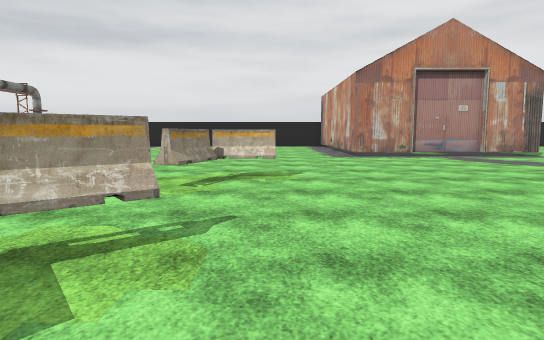
[1] (above)

21 first-person views from a walk through a Unity game level. The camera is 1.5 m above the floor, tilts 6° down and sees 75° across. The floor is counted in squares, 2 m on a side. Each view is taken from the middle of a square. On the plan, view 1 faces up. The plan holds only what a view shows up to about 11 squares ahead; the rest is blank. The place goes on beyond the plan. Door leaves are left out, so doorways stand open. Some surface patterns are stand-ins.

[2]
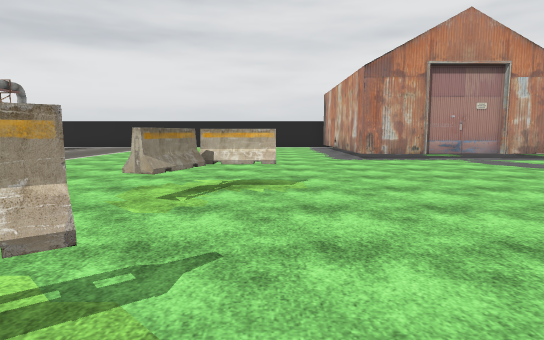

[3]
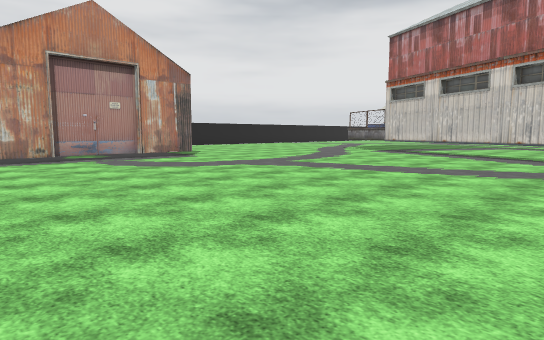

[4]
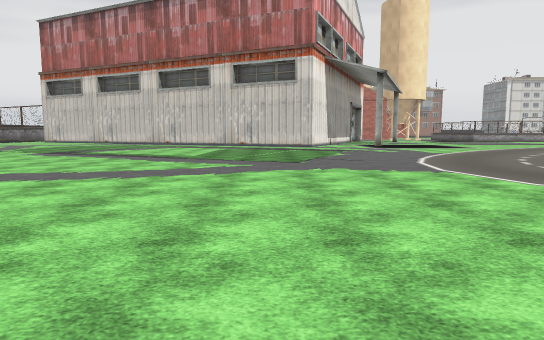

[5]
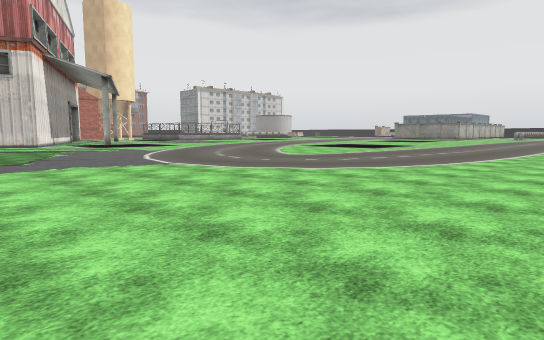

[6]
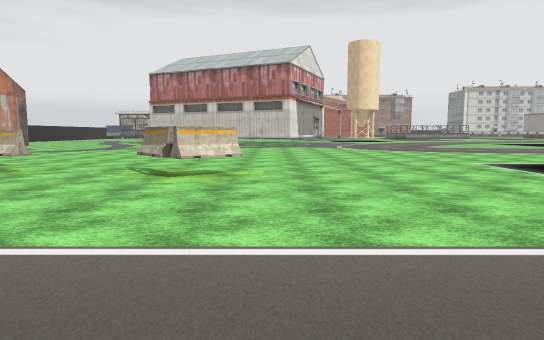

[7]
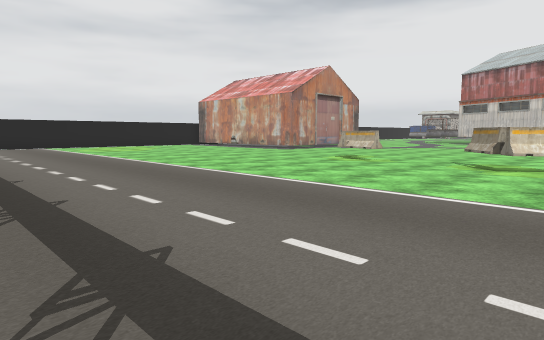

[8]
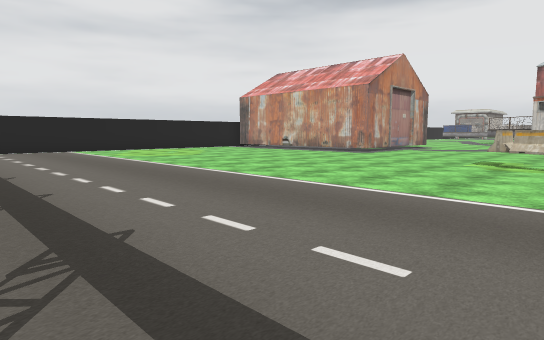

[9]
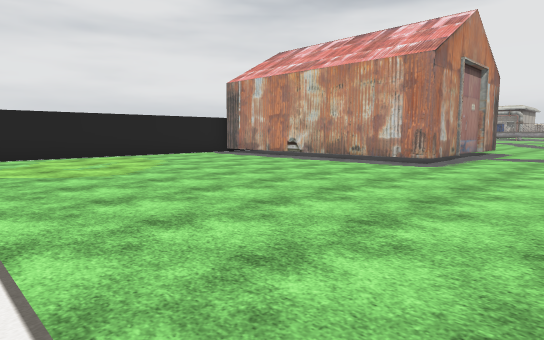

[10]
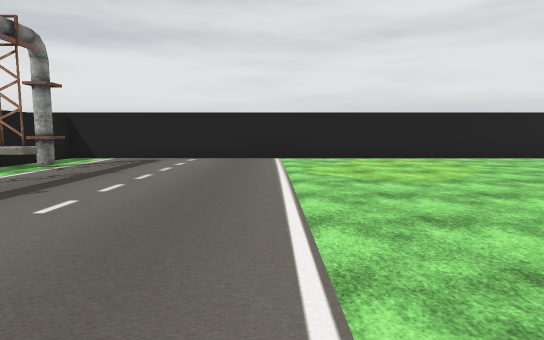

[11]
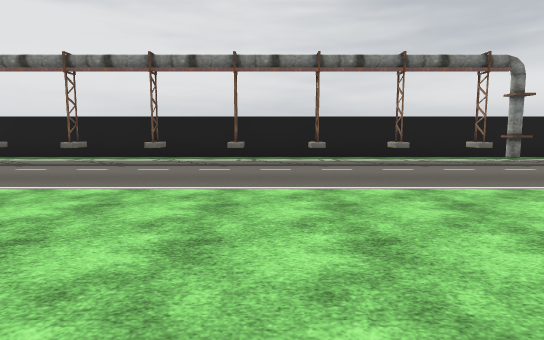

[12]
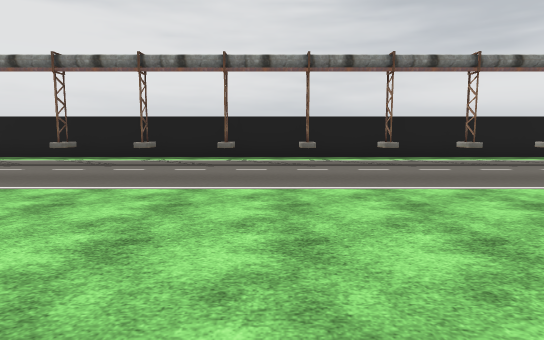

[13]
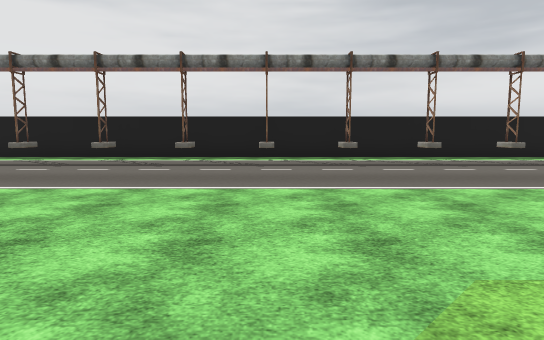

[14]
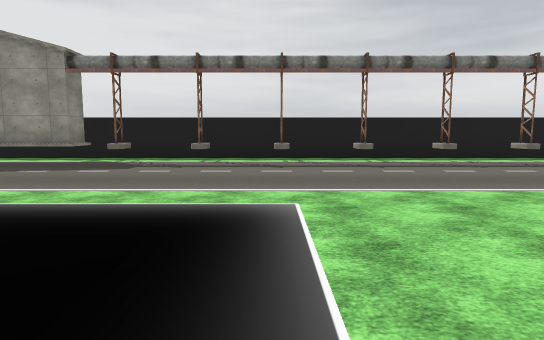

[15]
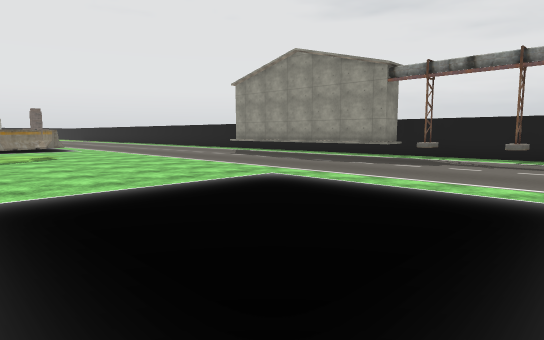

[16]
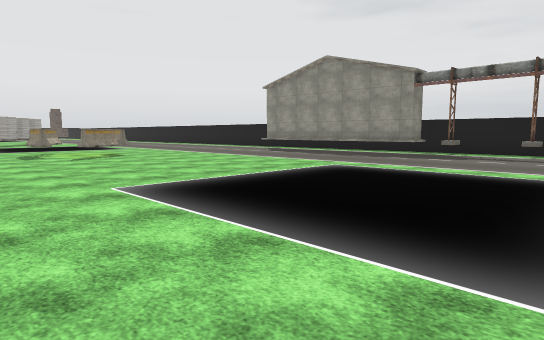

[17]
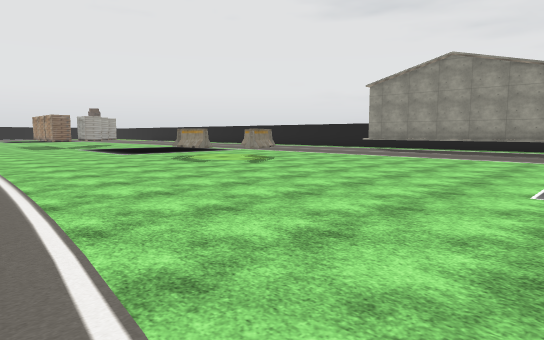

[18]
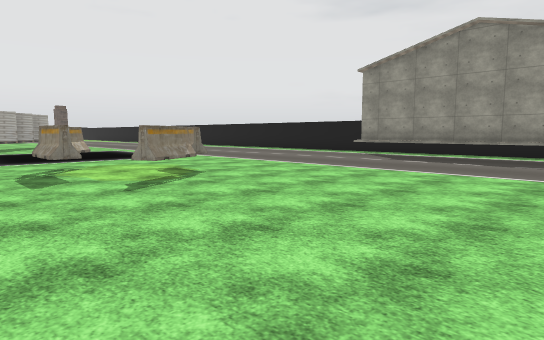

[19]
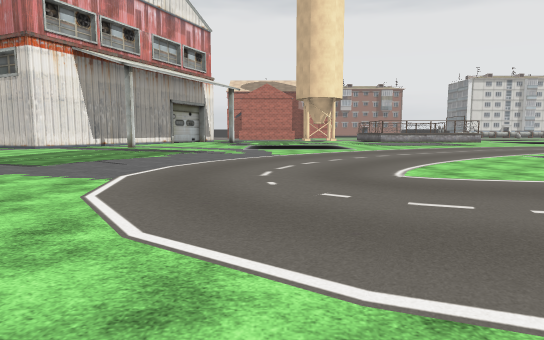

[20]
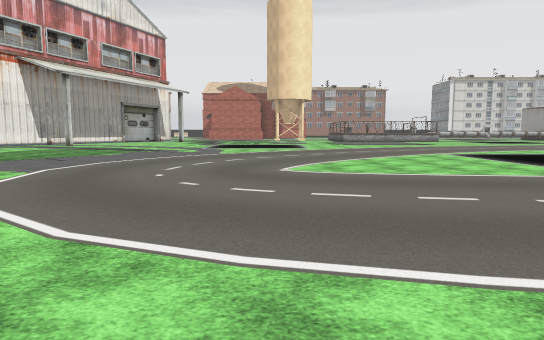

[21]
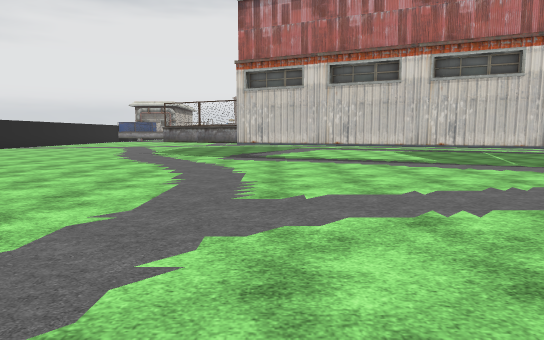

### Floor plan
Points are (right, up) in squares from view 1. A wall is a line through its corners. A room is listed if a view was taken in it or the views show most of it. See-through windows are left out.
Room 1 (views 1, 2, 3, 4, 5, 6, 7, 8, 9, 10, 11, 12, 13, 14, 15, 16, 17, 18, 19, 20, 21)
walls: (7.9, 11.3) (2.6, 11.3) (2.6, 15); (15.1, -2.6) (11.5, -1) (15.5, 7.9); (-11.2, -7) (-10.8, -7); (-10.7, -10.5) (-10.6, -15.1); (-11.7, -10.6) (-10.5, -10.5); (2, 19.4) (-11.9, 19.4) (-11.9, -13.6); (-10.8, 15.8) (-11.2, 15.8); (-10.8, 17.1) (-10.8, 16.6) (-11.2, 16.6)
low walls: (-10.6, -0.3) (-11.2, -0.3); (-10.6, 1.9) (-11.4, 1.9); (-10.6, 4.2) (-11.4, 4.2); (-11.4, 2.3) (-10.6, 2.3); (-11.2, -4.5) (-10.6, -4.5); (-11.4, 4.6) (-10.6, 4.6); (-10.6, 6.5) (-11.4, 6.5); (-11.2, 6.9) (-10.8, 6.9); (-11.4, -6.8) (-10.6, -6.8); (-11.4, -9.1) (-10.6, -9.1); (-10.8, 11.1) (-11.2, 11.1); (-11.6, -10.4) (-10.5, -10.4) (-10.5, -12.3); (-10.5, -12.4) (-10.4, -15.2); (-10.6, 13.4) (-11.4, 13.4); (-10.6, 15.6) (-11.4, 15.6)
objects: other object (-3, -17); other object (-2, -17) to (-2, -16); other object (-2, 1); other object (-2, 2) to (-1, 2); other object (-1, -17); other object (-1, 5); other object (-1, 6) to (0, 6)

Where each view was taken, in squares from view 1:
view 1: 0 up, 0 right, facing up
view 2: 1 up, 0 right, facing up
view 3: 1 up, 2 right, facing up-right
view 4: 0 up, 3 right, facing right
view 5: 1 up, 2 right, facing down-right
view 6: 0 up, 8 left, facing right
view 7: 0 up, 10 left, facing up-right
view 8: 4 up, 10 left, facing up-right
view 9: 8 up, 6 left, facing up-right
view 10: 9 up, 6 left, facing up
view 11: 10 up, 1 left, facing left
view 12: 8 up, 1 left, facing left
view 13: 0 up, 1 left, facing left
view 14: 5 down, 1 left, facing left
view 15: 5 down, 0 right, facing down-left
view 16: 5 down, 2 right, facing down-left
view 17: 9 down, 5 right, facing down-left
view 18: 11 down, 1 right, facing down-left
view 19: 6 down, 4 right, facing right
view 20: 8 down, 3 right, facing right
view 21: 7 up, 5 right, facing right
